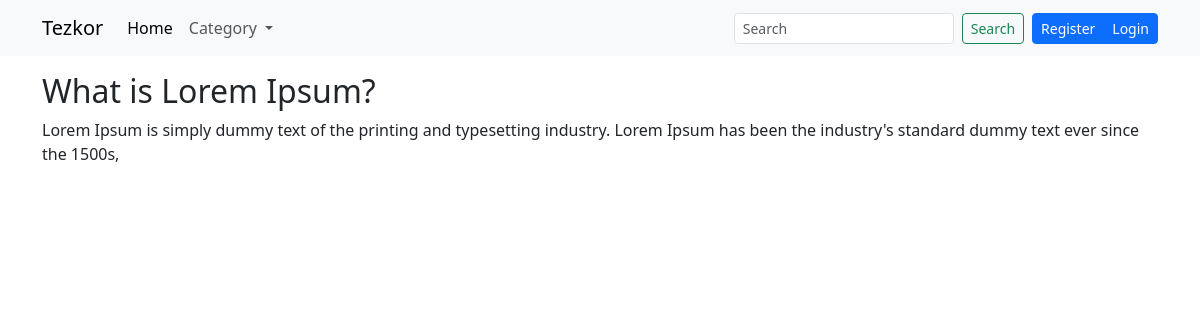
The page /news-list/category/4 on the database as committed earlier.
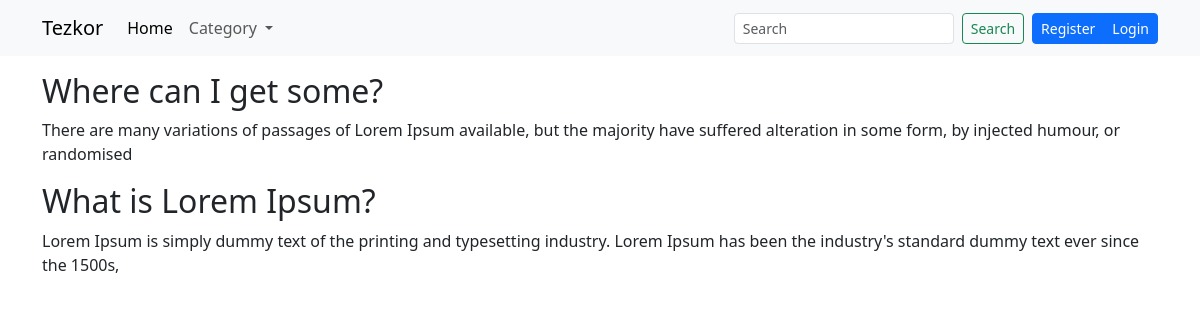
The same page on the database as committed later.
### main/models/news.py (models this page shows, shortened)
class News(models.Model):
    category = models.ForeignKey(Category, on_delete=models.SET_NULL, null=True, blank=True)
    image = models.ImageField(upload_to="news/%Y-%m-%d/")
    title = models.CharField(max_length=255)
    subtitle = models.CharField(max_length=500)
    post = models.TextField()
    published_at = models.DateTimeField(auto_now_add=True)
    views_count = models.PositiveIntegerField(default=0)
    class Meta:
        ordering = ("-published_at",)

### main/views/home.py (the view)
# urls.py: path("news-list/category/<int:category_id>", views.category_list)
def category_list(request, category_id):
    object_list = models.News.objects.filter(category_id=category_id)
    context = {
        "objects_list": object_list
    }
    return render(request, "category.html", context)

### main/my_context_processors.py (called while the page is built)
def my_variables(request):
    category_list = models.Category.objects.all()
    context = {
        "category_list": category_list
    }
    return context

### templates/category.html
{% extends "base.html" %}
{% block content %}
<div class="news mt-3">
    {% for i in objects_list %}
    <h2>
        <a
                class="text-decoration-none text-dark"
                href="/news-detail/{{ i.id }}">
            {{ i.title }}
        </a>
    </h2>
    <p>{{ i.subtitle }}</p>
    {% endfor %}
</div>
{% endblock %}

Rows that differ between the two databases and show on the page:
now on this page (row edited): News: title "Where can I get some?", subtitle "There are many variations of passages of Lorem Ipsum available, but the majority have suffered alteration in some form, by injected humour, or randomised"
